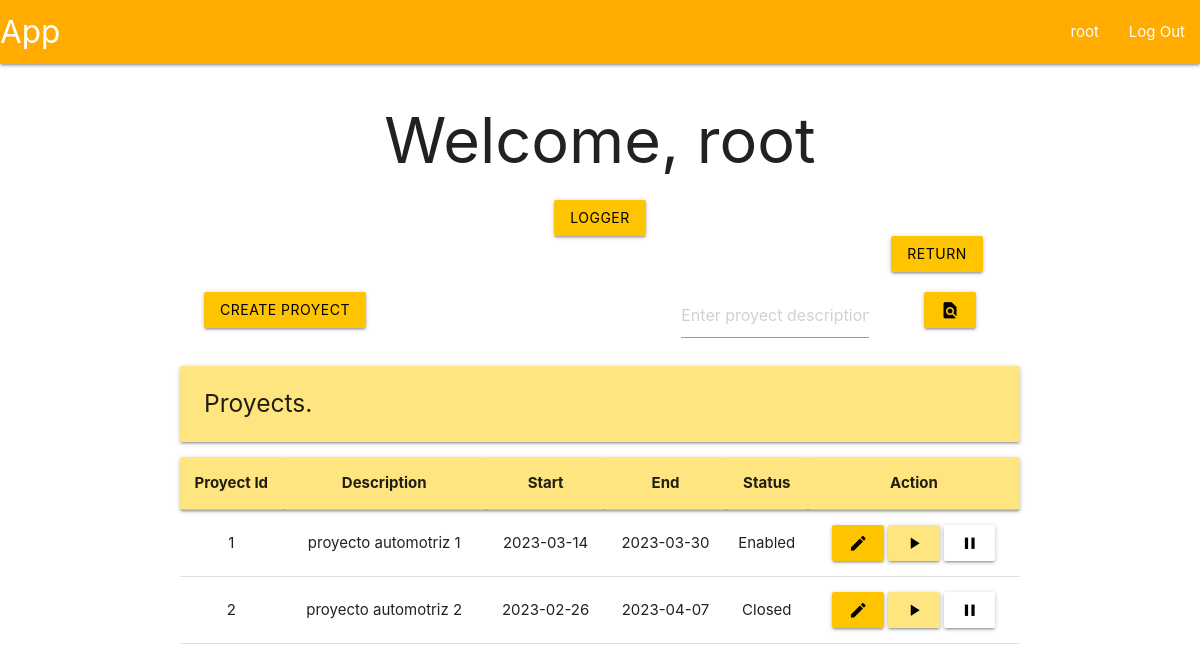
Screenshot of /root/proyects (signed in) with the database file from the repository.
### tables this page shows
CREATE TABLE user (
    id INTEGER PRIMARY KEY AUTOINCREMENT,
    username TEXT UNIQUE NOT NULL,
    firstname TEXT NOT NULL,
    secondname TEXT NOT NULL,
    password TEXT NOT NULL,
    roleId INTEGER,
    proyId INTEGER,
    auth INTEGER,

    FOREIGN KEY (roleId) REFERENCES roles(id),
    FOREIGN KEY (proyId) REFERENCES proyect(id)
);

CREATE TABLE proyect (
    id INTEGER PRIMARY KEY AUTOINCREMENT,
    description TEXT UNIQUE NOT NULL,
    start DATE NOT NULL,
    end DATE NOT NULL,
    statusId INTEGER,

    FOREIGN KEY (statusId) REFERENCES proyectStatus(id)
);

CREATE TABLE proyectStatus (
    id INTEGER PRIMARY KEY AUTOINCREMENT,
    name TEXT NOT NULL
);

### app/proyectView.py (the view, shortened to what this page needs)
@bp.route('/proyects', methods=('POST', 'GET'))
@modifyProyect_required
def proyectView():
    db = get_db()
    flag = False
    if not flag:
        proyects = db.execute(
            """SELECT
                p.id,
                p.description as description,
                p.start as start,
                p.end as end,
                s.name as status
               FROM proyect p
               INNER JOIN proyectStatus s ON p.statusId = s.id"""
        ).fetchall()
    return render_template('proyect/proyectView.html', proyects=proyects)

### app/auth.py (called while the page is built)
@bp.before_app_request
def load_logged_in_user():
    user_id = session.get('user_id')
    if user_id is None:
        g.user = None
    else:
        g.user = get_db().execute(
            "SELECT * FROM user WHERE id = ?",
            (user_id,)
        ).fetchone()

def modifyProyect_required(view):
    @functools.wraps(view)
    def wrapped_view(**kwargs):
        if g.user is None:
            return redirect(url_for('auth.login'))
        elif g.user['roleId'] != 1 and g.user['roleId'] != 3:
            return redirect(url_for('user.profile'))
        return view(**kwargs)
    return wrapped_view

### app/db.py (called while the page is built)
def get_db():
    if 'db' not in g:
        g.db = sqlite3.connect(
            current_app.config['DATABASE'],
            detect_types = sqlite3.PARSE_DECLTYPES
        )
        g.db.row_factory = sqlite3.Row
    return g.db

### app/templates/proyect/proyectView.html
{% extends 'base.html' %}
{% block header %}
  <h1>{% block title %}Welcome, {{ g.user['username'] }}{% endblock %}</h1>
{% endblock %}
{% block content %}
<form method="POST">
  <button class="btn amber accent-3 black-text" name="logs">logger</button>
</form>
{% if g.user['roleId'] == 1 %}
<div class="row">
    <form method="POST">
        <div class="col s1 offset-s10">
            <button class="btn amber accent-3 black-text" type="submit" value="return" name="return">Return</button>
        </div>
    </form>
</div>
{% endif %}
<div class="row">
  <form method="POST">
    <div class="col s3">
      <button class="btn amber accent-3 black-text" type="submit" value="create-proyect" name="create-proyect">Create proyect</button>
    </div>
  </form>
  <form method="POST">
    <div class="col s3 offset-s4">
      <input placeholder="Enter proyect description" name="find-proyect" id="proyect">
    </div>
    <div class="col s2">
      <button class="btn amber accent-3 black-text">
        <i class="material-icons">find_in_page</i>
      </button>
    </div>
  </form>
</div>
<div class="left-align">
    <h5 class="card-panel amber accent-1">Proyects.</h5>
</div>
<table class="centered">
    <thead class="card-panel amber accent-1">
      <tr>
        <th>Proyect Id</th>
        <th>Description</th>
        <th>Start</th>
        <th>End</th>
        <th>Status</th>
        <th>Action</th>
      </tr>
    </thead>
    <tbody>
      {% for proyect in proyects %}
        <tr>
          <td>{{ proyect['id'] }}</td>
          <td>{{ proyect['description']}}</td>
          <td>{{ proyect['start'] }}</td>
          <td>{{ proyect['end'] }}</td>
          <td>{{ proyect['status'] }}</td>
          <td>
            <form method="POST">
                <button class="btn amber accent-3 black-text" type="submit" name="modify-proyect" value="{{ proyect['id'] }}">
                  <i class="material-icons">edit</i>
                </button>
                <button class="btn amber accent-1 black-text" type="submit" name="enable-proyect" value="{{ proyect['id'] }}">
                  <i class="material-icons">play_arrow</i>
                </button>
                <button class="btn white black-text" type="submit" name="close-proyect" value="{{ proyect['id'] }}">
                  <i class="material-icons">pause</i>
                </button>
            </form>
          </td>
        </tr>
      {% endfor %}
    </tbody>
  </table>
{% endblock %}

### app/templates/base.html (shortened to what this page needs)
<!DOCTYPE html>
<link rel="stylesheet" href="{{ url_for('static', filename='materialize.css') }}">
<link rel="stylesheet" href="{{ url_for('static', filename='style.css') }}">
<nav>
    <div class="nav-wrapper amber accent-4">
      <a href="#" class="brand-logo">App</a>
      <ul class="right hide-n black-text text-black">
        {% if g.user %}
            <li><a href="{{ url_for('user.profile')}}">{{ g.user['username'] }}</span></a>
            <li><a href="{{ url_for('auth.logout') }}">Log Out</a>
        {% else %}
            <li><a href="{{ url_for('auth.register') }}">Register</a>
            <li><a href="{{ url_for('auth.login') }}">Log In</a>
        {% endif %}
      </ul>
    </div>
</nav>
<section class="content container center-align">
    <header>
        {% block header %}{% endblock %}
    </header>
    {% block content %}{% endblock %}
</section>

### rows the page displays
user: user.username "root"
proyect: id "1", description "proyecto automotriz 1", start "2023-03-14", end "2023-03-30", status "Enabled"
proyect: id "2", description "proyecto automotriz 2", start "2023-02-26", end "2023-04-07", status "Closed"
